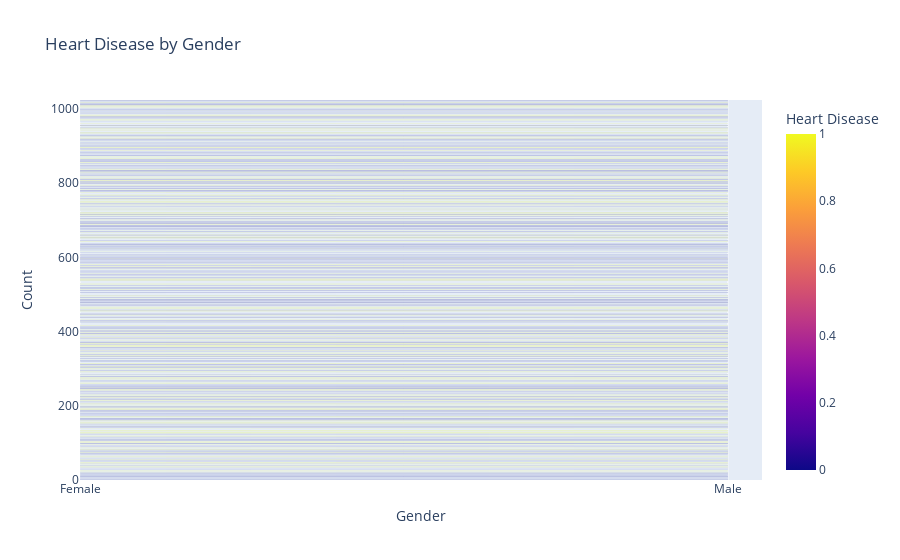

This figure's notebook cell:
### Code cell
import plotly.express as px
import matplotlib.pyplot as plt
import seaborn as sns
# Create a bar plot using Plotly Express
fig = px.bar(data, x='sex', color='target', barmode='group', 
             category_orders={'sex': [0, 1]},
             labels={'sex': 'Gender', 'target': 'Heart Disease'},
             title='Heart Disease by Gender')

# Update the layout for better visualization
fig.update_layout(
    xaxis=dict(
        tickmode='array',
        tickvals=[0, 1],
        ticktext=['Female', 'Male']
    ),
    xaxis_title='Gender',
    yaxis_title='Count'
)

# Show the plot
fig.show()

# Pairplot
sns.pairplot(data, hue='target')
plt.show()

### Figure 1 — Plotly figure (JSON) as saved in the notebook; plotly's stock layout.template omitted (floating-point values rounded to 4 significant figures; data arrays with more than 128 entries replaced by an {"elided": "..."} marker saying what was removed)
{"data": [{"alignmentgroup": "True", "hovertemplate": "Gender=%{x}<br>index=%{y}<br>Heart Disease=%{marker.color}<extra></extra>", "legendgroup": "", "marker": {"color": {"elided": "1025 int values"}, "coloraxis": "coloraxis", "pattern": {"shape": ""}}, "name": "", "offsetgroup": "", "orientation": "h", "showlegend": false, "textposition": "auto", "type": "bar", "x": {"elided": "1025 int values"}, "xaxis": "x", "y": {"elided": "1025 int values"}, "yaxis": "y"}], "layout": {"autosize": true, "barmode": "group", "coloraxis": {"colorbar": {"title": {"text": "Heart Disease"}}, "colorscale": [[0, "#0d0887"], [0.1111, "#46039f"], [0.2222, "#7201a8"], [0.3333, "#9c179e"], [0.4444, "#bd3786"], [0.5556, "#d8576b"], [0.6667, "#ed7953"], [0.7778, "#fb9f3a"], [0.8889, "#fdca26"], [1, "#f0f921"]]}, "legend": {"tracegroupgap": 0}, "title": {"text": "Heart Disease by Gender"}, "xaxis": {"anchor": "y", "autorange": true, "categoryarray": [0, 1], "categoryorder": "array", "domain": [0, 1], "range": [0, 1.053], "tickmode": "array", "ticktext": ["Female", "Male"], "tickvals": [0, 1], "title": {"text": "Gender"}, "type": "linear"}, "yaxis": {"anchor": "x", "autorange": true, "domain": [0, 1], "range": [-0.5, 1024.0], "title": {"text": "Count"}, "type": "linear"}}}
